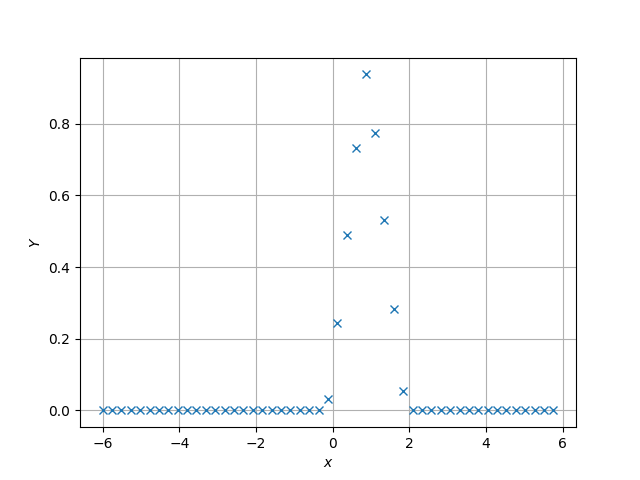

Write the Python code that produced this figure.
#Importing numpy, scipy, mpmath and pyplot
import numpy as np
import mpmath as mp
import scipy 
import matplotlib.pyplot as plt
import math

#if using termux
# import subprocess
# import shlex
#end if
maxrange=50
maxlim=6.0
x = np.linspace(-maxlim,maxlim,maxrange)#points on the x axis
xx = np.linspace(-maxlim,maxlim,maxrange*50) #more points on the x axis
simlen = int(1e6) #number of samples
err = [] #declaring probability list
pdf = [] #declaring pdf list
h = 2*maxlim/(maxrange-1)
#randvar = np.random.normal(0,1,simlen)
#randvar = np.loadtxt('uni.dat',dtype='double')
randvar = np.loadtxt('fourth1.dat',dtype='double')

for i in range(0,maxrange):
    err_ind = np.nonzero(randvar < x[i]) #checking probability condition
    err_n = np.size(err_ind) #computing the probability
    err.append(err_n/simlen) #storing the probability values in a list

    
for i in range(0,maxrange-1):
    test = (err[i+1]-err[i])/(x[i+1]-x[i])
    pdf.append(test) #storing the pdf values in a list



plt.plot(x[0:(maxrange-1)].T,pdf, 'x')

plt.grid() #creating the grid
plt.xlabel('$x$')
plt.ylabel('$Y$')


#if using termux
# plt.savefig('../figs/uni_pdf.pdf')
#plt.savefig('../figs/uni_pdf.eps')
#subprocess.run(shlex.split("termux-open ../figs/uni_pdf.pdf"))
#if using termux
# plt.savefig('../figs/gauss_pdf.pdf')
# plt.savefig('../figs/gauss_pdf.eps')
# subprocess.run(shlex.split("termux-open ../figs/gauss_pdf.pdf"))
#else
# plt.savefig('../figures/pdf_4.3_num.png')
plt.show() #opening the plot window

